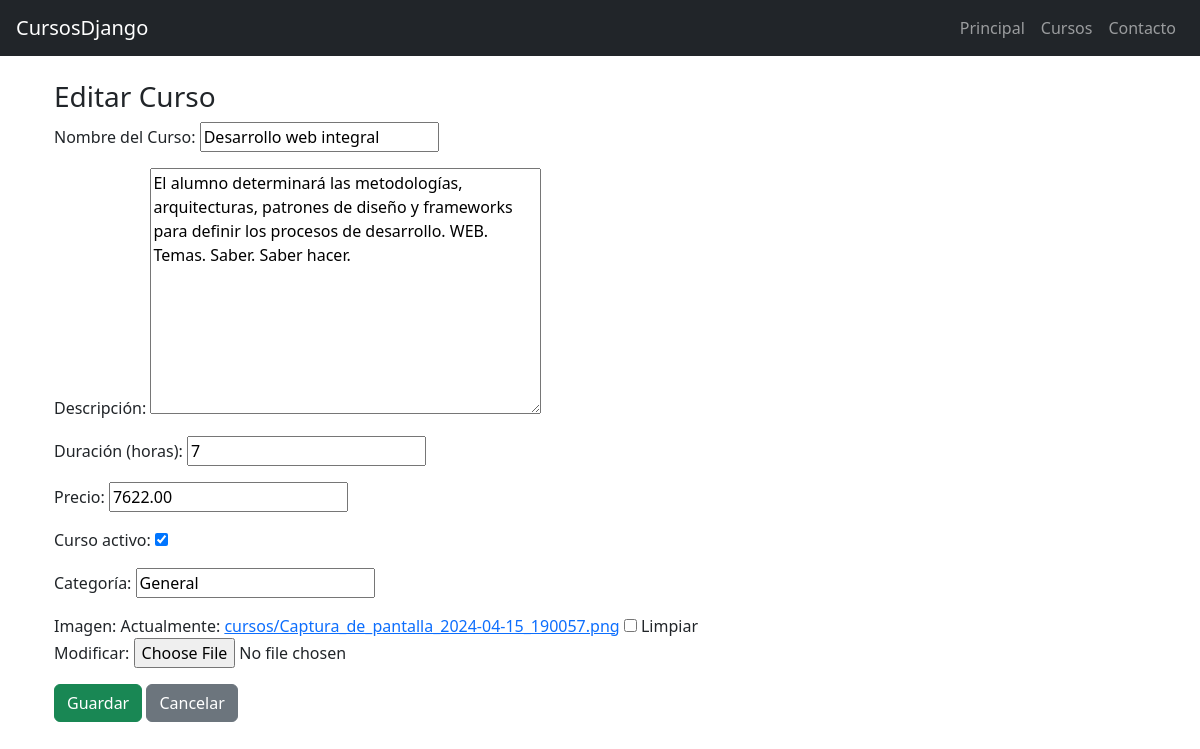
/cursos/editar/3/, run on the app's committed database.
### cursos/models.py (models this page shows, shortened)
class Curso(models.Model):
    nombre = models.CharField("Nombre del Curso", max_length=100)
    descripcion = models.TextField("Descripción", blank=True, null=True)
    duracion_horas = models.PositiveIntegerField("Duración (horas)")
    precio = models.DecimalField("Precio", max_digits=8, decimal_places=2)
    activo = models.BooleanField("Curso activo", default=True)
    categoria = models.CharField("Categoría", max_length=50, default="General")
    imagen = models.ImageField("Imagen", upload_to="cursos/", blank=True, null=True)
    fecha_creacion = models.DateTimeField("Fecha de creación", auto_now_add=True)

### cursos/views.py (the view)
# urls.py: path('editar/<int:pk>/', views.editar_curso, name='editar_curso'),
def editar_curso(request, pk):
    curso = get_object_or_404(Curso, pk=pk)
    form = CursoForm(request.POST or None, request.FILES or None, instance=curso)
    if form.is_valid():
        form.save()
        return redirect('lista_cursos')
    return render(request, 'cursos/form_curso.html', {'form': form, 'titulo': 'Editar Curso'})

### cursos/forms.py
class CursoForm(forms.ModelForm):
    class Meta:
        model = Curso
        fields = '__all__'

### cursos/templates/cursos/form_curso.html (shortened to what this page needs)
{% extends "inicio/encabezado.html" %}
{% block contenido %}
<div class="container">
    <h3>{{ titulo }}</h3>
    <form method="post" enctype="multipart/form-data">
        {{ form.as_p }}
        <button type="submit" class="btn btn-success">Guardar</button>
        <a href="{% url 'lista_cursos' %}" class="btn btn-secondary">Cancelar</a>
    </form>
</div>
{% endblock %}

### data on the page
Curso: nombre "Desarrollo web integral", descripcion "El alumno determinará las metodologías, arquitecturas, patrones de diseño y frameworks para definir los procesos de desarrollo. WEB. Temas. Saber. Saber hacer.", duracion_horas "7", precio "7622.00", activo "☑", categoria "General"

### other printed values
{{ titulo }} "Editar Curso"
